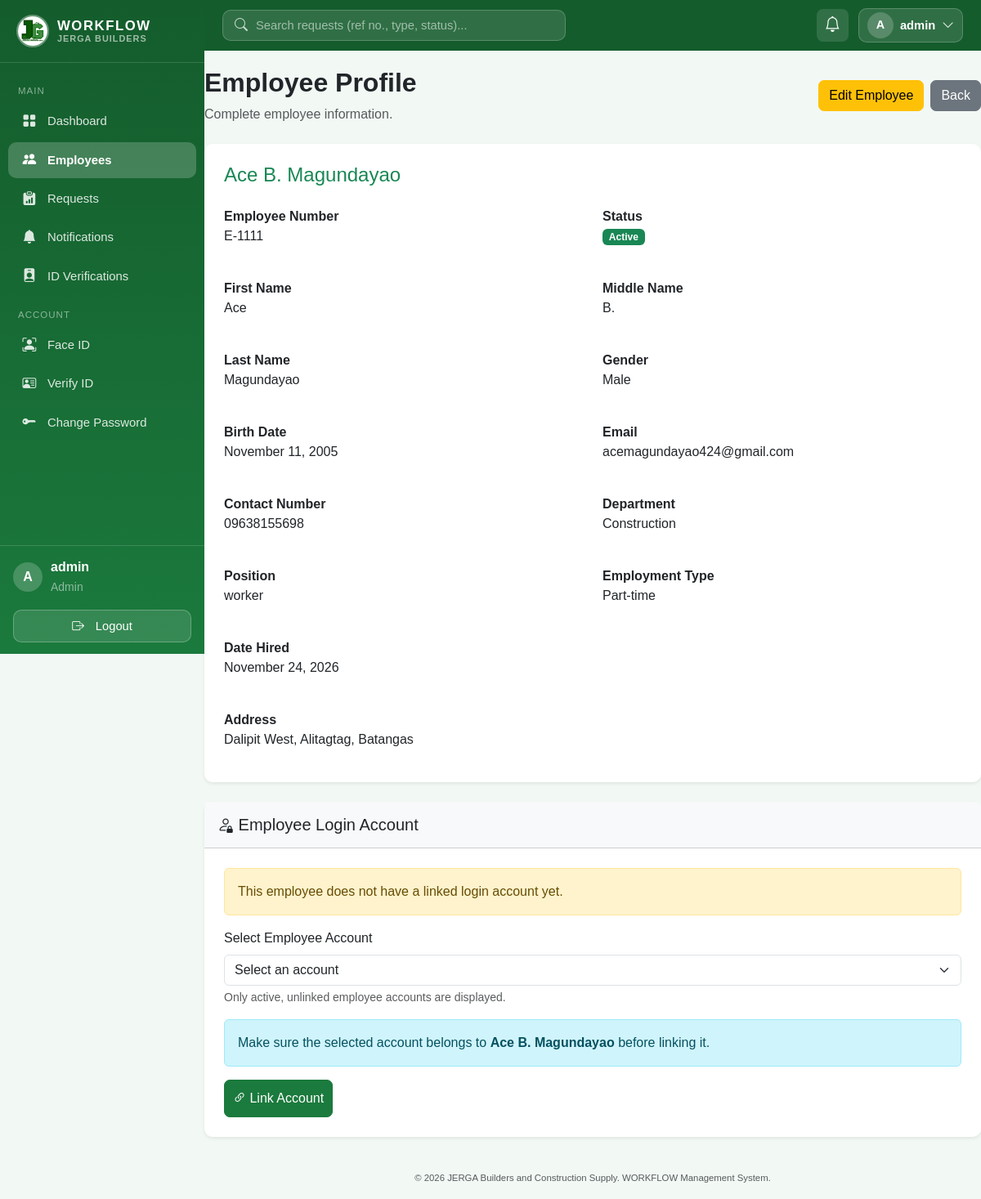
/employees/14 (signed in), run on an earlier commit of the app's database.
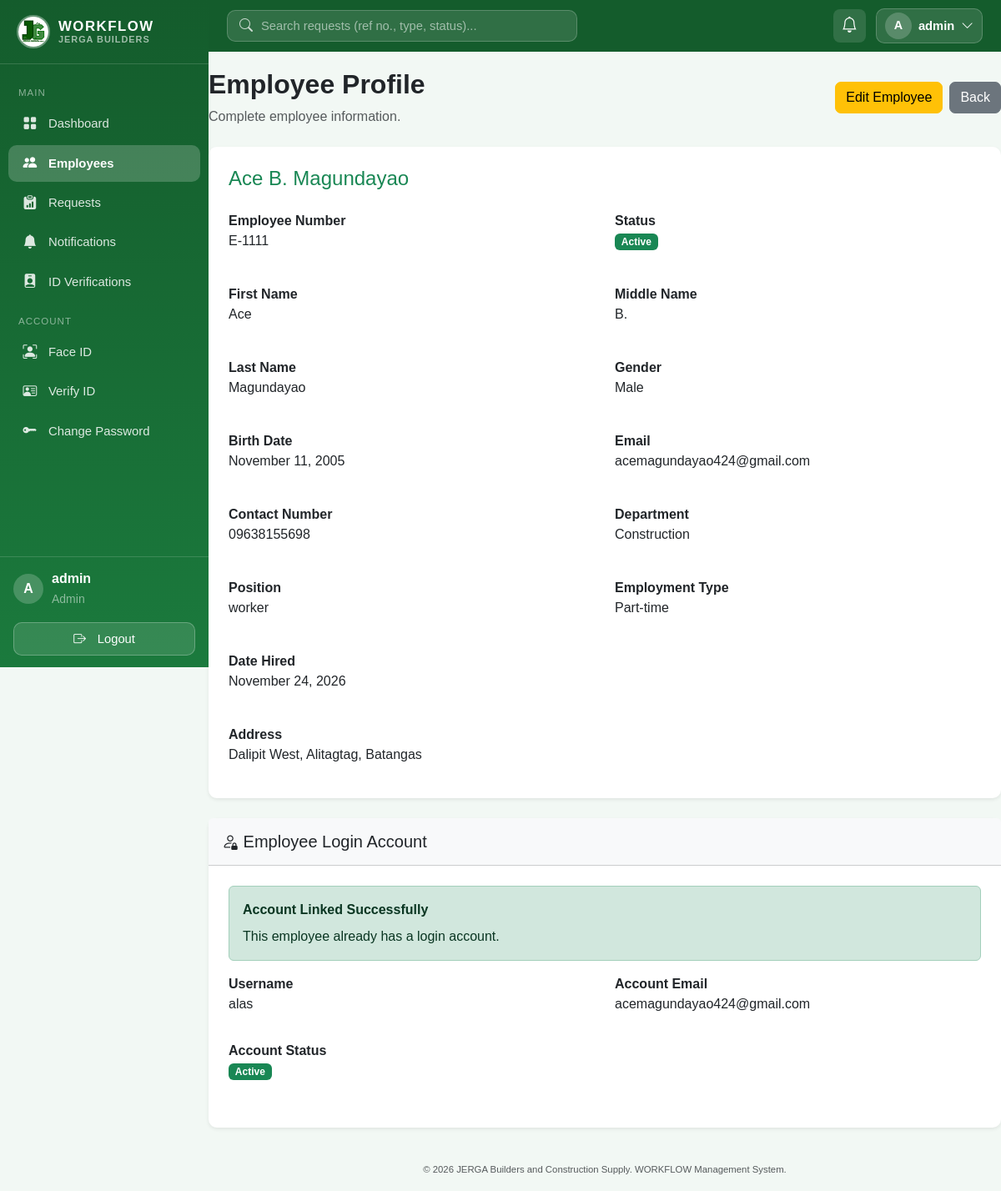
And on a later commit of the database.
### models/user.py (models this page shows, shortened)
class User(UserMixin, db.Model):
    __tablename__ = "users"
    id = db.Column(db.Integer, primary_key=True)
    username = db.Column(db.String(80), unique=True, nullable=False)
    email = db.Column(db.String(120), unique=True, nullable=False)
    password_hash = db.Column(db.String(255), nullable=False)
    role = db.Column(db.String(20), nullable=False, default="employee")  # "admin" | "hr" | "employee"
    is_active = db.Column(db.Boolean, default=True, nullable=False)
    created_at = db.Column(db.DateTime, default=db.func.now())
    employee_id = db.Column(db.Integer, db.ForeignKey("employees.id"), unique=True, nullable=True)
    employee = db.relationship("Employee", back_populates="user")
    submitted_requests = db.relationship(
        "EmployeeRequest", foreign_keys="EmployeeRequest.submitted_by_id", back_populates="submitted_by"
    )
    reviewed_requests = db.relationship(
        "EmployeeRequest", foreign_keys="EmployeeRequest.reviewed_by_id", back_populates="reviewed_by"
    )
    notifications = db.relationship(
        "Notification", back_populates="user", lazy=True, cascade="all, delete-orphan"
    )
    face_encoding = db.Column(db.Text, nullable=True)
    face_enrolled_at = db.Column(db.DateTime, nullable=True)
    face_photo = db.Column(db.String(255), nullable=True)
    reset_code = db.Column(db.String(6), nullable=True)
    reset_code_expires = db.Column(db.DateTime, nullable=True)
    id_document = db.Column(db.String(255), nullable=True)          # uploaded file name
    id_document_type = db.Column(db.String(50), nullable=True)
    id_verified = db.Column(db.Boolean, default=False, nullable=False)
    id_verified_by_id = db.Column(db.Integer, db.ForeignKey("users.id"), nullable=True)

### models/employee.py (models this page shows)
class Employee(db.Model):
    __tablename__ = "employees"
    id = db.Column(db.Integer, primary_key=True)
    employee_number = db.Column(db.String(50), unique=True, nullable=False)
    first_name = db.Column(db.String(100), nullable=False)
    middle_name = db.Column(db.String(100), nullable=True)
    last_name = db.Column(db.String(100), nullable=False)
    gender = db.Column(db.String(20), nullable=True)
    birth_date = db.Column(db.Date, nullable=True)
    address = db.Column(db.Text, nullable=True)
    contact_number = db.Column(db.String(30), nullable=True)
    email = db.Column(db.String(120), unique=True, nullable=True)
    department = db.Column(db.String(100), nullable=True)
    position = db.Column(db.String(100), nullable=True)
    employment_type = db.Column(db.String(50), nullable=True)
    date_hired = db.Column(db.Date, nullable=True)
    status = db.Column(db.String(20), default="Active", nullable=False)  # "Active" | "Inactive"
    created_at = db.Column(db.DateTime, default=db.func.now())
    updated_at = db.Column(db.DateTime, default=db.func.now(), onupdate=db.func.now())
    user = db.relationship("User", back_populates="employee", uselist=False)
    requests = db.relationship("EmployeeRequest", back_populates="employee")
    @property
    def full_name(self):
        return " ".join(part for part in [self.first_name, self.middle_name, self.last_name] if part)

### routes/employee.py (the view)
@employee_bp.route("/<int:employee_id>")
@admin_or_hr_required
def view_employee(employee_id):
    employee = get_employee_or_404(employee_id)
    query = User.query.filter(
        User.role == "employee",
        User.employee_id.is_(None),
        User.is_active.is_(True),
    )
    if employee.email:
        query = query.filter(User.email == employee.email.lower())
    available_accounts = query.order_by(User.username.asc()).all()
    return render_template(
        "employees/view.html", employee=employee, available_accounts=available_accounts
    )

### templates/employees/view.html (shortened to what this page needs)
{% extends "base.html" %}
{% block content %}
<div class="d-flex justify-content-between align-items-center mb-4 flex-wrap gap-2">
    <div>
        <h2 class="fw-bold">Employee Profile</h2>
        <p class="text-muted mb-0">
            Complete employee information.
        </p>
    </div>
    <div class="d-flex gap-2 flex-wrap">
        <a href="{{ url_for('employees.edit_employee', employee_id=employee.id) }}"
           class="btn btn-warning">
            Edit Employee
        </a>
        <a href="{{ url_for('employees.list_employees') }}"
           class="btn btn-secondary">
            Back
        </a>
    </div>
</div>
<div class="card shadow-sm mb-4">
    <div class="card-body p-4">
        <h4 class="text-success mb-4">
            {{ employee.full_name }}
        </h4>
        <div class="row g-4">
            <div class="col-md-6">
                <strong>Employee Number</strong>
                <p>{{ employee.employee_number }}</p>
            </div>
            <div class="col-md-6">
                <strong>Status</strong>
                <p>
                    {% if employee.status == "Active" %}
                        <span class="badge bg-success">Active</span>
                    {% else %}
                        <span class="badge bg-secondary">Inactive</span>
                    {% endif %}
                </p>
            </div>
            <div class="col-md-6">
                <strong>First Name</strong>
                <p>{{ employee.first_name }}</p>
            </div>
            <div class="col-md-6">
                <strong>Middle Name</strong>
                <p>{{ employee.middle_name or "N/A" }}</p>
            </div>
            <div class="col-md-6">
                <strong>Last Name</strong>
                <p>{{ employee.last_name }}</p>
            </div>
            <div class="col-md-6">
                <strong>Gender</strong>
                <p>{{ employee.gender or "N/A" }}</p>
            </div>
            <div class="col-md-6">
                <strong>Birth Date</strong>
                <p>
                    {{ employee.birth_date.strftime("%B %d, %Y") if employee.birth_date else "N/A" }}
                </p>
            </div>
            <div class="col-md-6">
                <strong>Email</strong>
                <p>{{ employee.email or "N/A" }}</p>
            </div>
            <div class="col-md-6">
                <strong>Contact Number</strong>
                <p>{{ employee.contact_number or "N/A" }}</p>
            </div>
            <div class="col-md-6">
                <strong>Department</strong>
                <p>{{ employee.department or "N/A" }}</p>
            </div>
            <div class="col-md-6">
                <strong>Position</strong>
                <p>{{ employee.position or "N/A" }}</p>
            </div>
            <div class="col-md-6">
                <strong>Employment Type</strong>
                <p>{{ employee.employment_type or "N/A" }}</p>
            </div>
            <div class="col-md-6">
                <strong>Date Hired</strong>
                <p>
                    {{ employee.date_hired.strftime("%B %d, %Y") if employee.date_hired else "N/A" }}
                </p>
            </div>
            <div class="col-12">
                <strong>Address</strong>
                <p>{{ employee.address or "N/A" }}</p>
            </div>
        </div>
    </div>
</div>
<div class="card shadow-sm mb-4">
    <div class="card-header bg-light py-3">
        <h5 class="mb-0">
            <i class="bi bi-person-lock"></i>
            Employee Login Account
        </h5>
    </div>
    <div class="card-body p-4">
        {% if employee.user %}
            <div class="alert alert-success">
                <strong>Account Linked Successfully</strong>
                <p class="mb-0 mt-2">
                    This employee already has a login account.
                </p>
            </div>
            <div class="row">
                <div class="col-md-6 mb-3">
                    <strong>Username</strong>
                    <p>{{ employee.user.username }}</p>
                </div>
                <div class="col-md-6 mb-3">
                    <strong>Account Email</strong>
                    <p>{{ employee.user.email }}</p>
                </div>
                <div class="col-md-6 mb-3">
                    <strong>Account Status</strong>
                    <p>
                        {% if employee.user.is_active %}
                            <span class="badge bg-success">Active</span>
                        {% else %}
                            <span class="badge bg-secondary">Inactive</span>
                        {% endif %}
                    </p>
                </div>
            </div>
        {% else %}
            <div class="alert alert-warning">
                This employee does not have a linked login account yet.
            </div>
            {% if employee.status == "Active" %}
                {% if available_accounts %}
                    <form method="POST"
                          action="{{ url_for('employees.link_employee_account', employee_id=employee.id) }}">
                        <div class="mb-3">
                            <label class="form-label">
                                Select Employee Account
                            </label>
                            <select name="user_id"
                                    class="form-select"
                                    required>
                                <option value="">
                                    Select an account
                                </option>
                            </select>
                            <div class="form-text">
                                Only active, unlinked employee accounts are displayed.
                            </div>
                        </div>
                        <div class="alert alert-info">
                            Make sure the selected account belongs to
                            <strong>{{ employee.full_name }}</strong>
                            before linking it.
                        </div>
                        <button type="submit"
                                class="btn btn-success"
                                onclick="return confirm('Are you sure you want to link this account to this employee?');">
                            <i class="bi bi-link-45deg"></i>
                            Link Account
                        </button>
                    </form>
                {% else %}
                    <p class="text-muted mb-0">
                        No available employee accounts found.
                        Create an employee login account first.
                    </p>
                {% endif %}
            {% else %}
                <p class="text-danger mb-0">
                    Inactive employees cannot be linked to login accounts.
                    Reactivate this employee first.
                </p>
            {% endif %}
        {% endif %}
    </div>
</div>
{% endblock %}

### templates/base.html (shortened to what this page needs)
<!doctype html>
<html lang="en">
<head>
    <link
    rel="stylesheet"
    href="{{ url_for('static', filename='vendor/bootstrap.min.css') }}"
    />
    <link
    rel="stylesheet"
    href="{{ url_for('static', filename='vendor/bootstrap-icons.min.css') }}"
    />
    <link
    rel="stylesheet"
    href="{{ url_for('static', filename='css/style.css') }}"
    />
</head>
<body class="{% if current_user.is_authenticated %}with-sidebar{% endif %}">
    {% if current_user.is_authenticated %}
    <aside class="sidebar" id="sidebar">
    <div class="sidebar-brand">
        <img
        src="{{ url_for('static', filename='img/JERGA.jpg') }}"
        alt="JERGA WORKFLOW logo"
        class="sidebar-logo"
        width="40"
        height="40"
        />
        <div class="sidebar-brand-text">
        <span class="brand-name">WORKFLOW</span>
        <small>JERGA Builders</small>
        </div>
    </div>
    <nav class="sidebar-nav">
        <div class="sidebar-section">Main</div>
        <a
        href="{{ url_for('auth.dashboard') }}"
        class="sidebar-link {% if request.endpoint == 'auth.dashboard' %}active{% endif %}"
        >
        <i class="bi bi-grid-fill sb-icon"></i> Dashboard
        </a>
        {% if current_user.role in ["admin", "hr"] %}
        <a
        href="{{ url_for('employees.list_employees') }}"
        class="sidebar-link {% if request.endpoint and request.endpoint.startswith('employees') %}active{% endif %}"
        >
        <i class="bi bi-people-fill sb-icon"></i> Employees
        </a>
        {% endif %}
        <a
        href="{{ url_for('requests.list_requests') }}"
        class="sidebar-link {% if request.endpoint and request.endpoint.startswith('requests') %}active{% endif %}"
        >
        <i class="bi bi-clipboard-data-fill sb-icon"></i> Requests
        </a>
        <a
          href="{{ url_for('notifications.list_notifications') }}"
          class="sidebar-link {% if request.endpoint and request.endpoint.startswith('notifications') %}active{% endif %}"
        >
          <i class="bi bi-bell-fill sb-icon"></i> Notifications
        </a>
        {% if current_user.role == "admin" %}
        <a
          href="{{ url_for('biometrics.admin_verifications') }}"
          class="sidebar-link {% if request.endpoint == 'biometrics.admin_verifications' %}active{% endif %}"
        >
          <i class="bi bi-person-badge-fill sb-icon"></i> ID Verifications
        </a>
        {% endif %}
        <div class="sidebar-section">Account</div>
        <a
          href="{{ url_for('biometrics.enroll') }}"
          class="sidebar-link {% if request.endpoint == 'biometrics.enroll' %}active{% endif %}"
          title="Face ID settings"
        >
          <i class="bi bi-person-bounding-box sb-icon"></i> Face ID
        </a>
        <a
          href="{{ url_for('biometrics.verify_id') }}"
          class="sidebar-link {% if request.endpoint == 'biometrics.verify_id' %}active{% endif %}"
          title="Valid ID verification"
        >
          <i class="bi bi-person-vcard sb-icon"></i>
          {% if current_user.id_verified %} ID Verified {% elif
          current_user.id_document %} ID Pending {% else %} Verify ID {% endif
          %}
        </a>
        <a
          href="{{ url_for('account.change_password') }}"
          class="sidebar-link {% if request.endpoint == 'account.change_password' %}active{% endif %}"
          title="Change password"
        >
          <i class="bi bi-key-fill sb-icon"></i> Change Password
        </a>
      </nav>
      <div class="sidebar-footer">
        <div class="sidebar-user">
          <div class="avatar">{{ current_user.username|first|upper }}</div>
          <div class="sidebar-user-info">
            <div class="fw-semibold">{{ current_user.username }}</div>
            <small class="text-white-50">{{ current_user.role|title }}</small>
          </div>
        </div>
        <a
          href="{{ url_for('auth.logout') }}"
          class="sidebar-logout w-100 mt-3"
          type="button"
        >
          <i class="bi bi-box-arrow-right me-2"></i>Logout
        </a>
      </div>
    </aside>
    <header class="topbar">
      <form
        class="topbar-search"
        method="GET"
        action="{{ url_for('requests.list_requests') }}"
        role="search"
      >
        <i class="bi bi-search"></i>
        <input
          type="search"
          name="q"
          value="{{ request.args.get('q', '') }}"
          placeholder="Search requests (ref no., type, status)..."
          aria-label="Search requests"
        />
      </form>
      <div class="topbar-actions">
        <a
          href="{{ url_for('notifications.list_notifications') }}"
          class="topbar-bell"
          title="Notifications"
        >
          <i class="bi bi-bell"></i>
        </a>
        <div class="dropdown">
          <button
            class="topbar-profile"
            type="button"
            data-bs-toggle="dropdown"
            data-bs-display="static"
            aria-expanded="false"
          >
            <span class="avatar avatar-sm"
              >{{ current_user.username|first|upper }}</span
            >
            <span class="topbar-name d-none d-sm-inline"
              >{{ current_user.username }}</span
            >
            <i class="bi bi-chevron-down d-none d-sm-inline"></i>
          </button>
        </div>
      </div>
    </header>
    {% endif %}
    <main class="app-main">
       {% block content %}{% endblock %}
    </main>
    <footer class="text-center py-3 text-muted app-footer">
      <small>
        &copy; 2026 JERGA Builders and Construction Supply. WORKFLOW Management
        System.
      </small>
    </footer>
  </body>
</html>

What changed in the data, as far as the page shows it:
shown differently, row unchanged: Employee "Ace B. Magundayao": full_name "Ace B. Magundayao" → (not shown)
now on this page (row edited): User: user.username "alas", user.email "acemagundayao424@gmail.com"
Also different on the page:
form field user_id: "Select an account" → (not shown)
text no longer shown: "This employee does not have a linked login account yet. Select Employee Account Only active, unlinked employee accounts are displayed. Make sure the selected account belongs to before linking it. Link Account"
text now shown: "Account Linked Successfully This employee already has a login account. Username Account Email Account Status Active"
